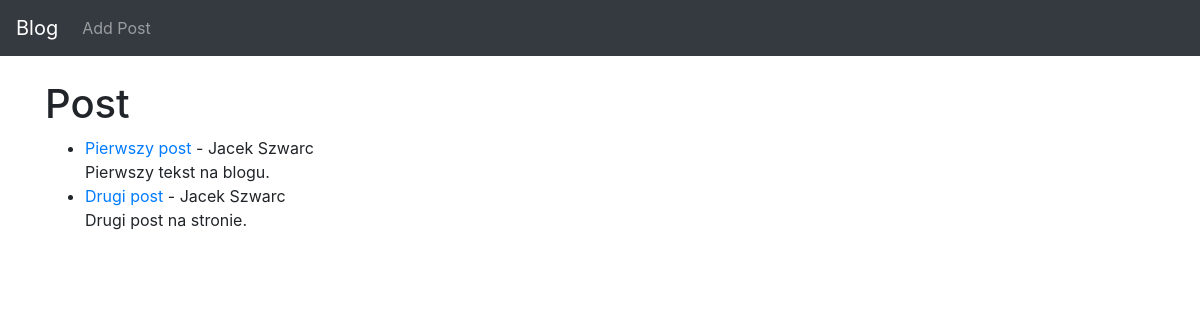
Before: / with the older database file.
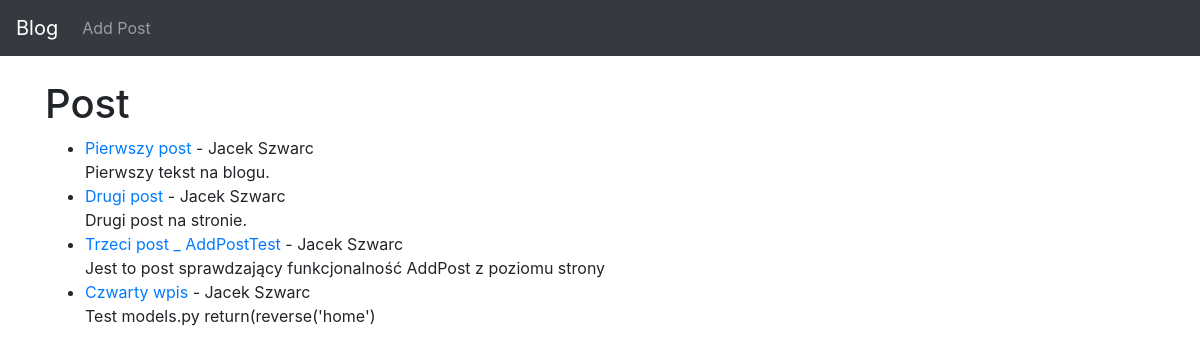
After: the same page with the newer database file.
### subblog/models.py (models this page shows, shortened)
class Post(models.Model):
	title = models.CharField(max_length=255)
	title_tag = models.CharField(max_length=255)
	author = models.ForeignKey(User, on_delete=models.CASCADE)
	body = models.TextField()

### subblog/views.py (the view)
# urls.py: path('', HomeView.as_view(), name="home"),
class HomeView(ListView):
	model = Post
	template_name = 'home.html'

### subblog/templates/home.html
{% extends 'base.html' %}
{% block content %}
<h1>Post</h1>
<ul>
{% for post in object_list %}
	<li><a href="{% url 'article-detail' post.pk %}">{{ post.title }}</a> - {{ post.author.first_name }}
	{{ post.author.last_name }}<br/>
	{{ post.body }}</li>
{% endfor %}
</ul>
{% endblock %}

### subblog/templates/base.html (shortened to what this page needs)
<!doctype html>
<html lang="en">
  <head>
    <link rel="stylesheet" href="https://stackpath.bootstrapcdn.com/bootstrap/4.5.0/css/bootstrap.min.css">
  </head>
  <body>
  <nav class="navbar navbar-expand-lg navbar-dark bg-dark">
  <a class="navbar-brand" href="{% url 'home' %}">Blog</a>
  <div class="collapse navbar-collapse" id="navbarSupportedContent">
    <ul class="navbar-nav mr-auto">
      <li class="nav-item">
        <a class="nav-link" href="{% url 'add_post' %}">Add Post</a>
      </li>
    </ul>
  </div>
</nav>
  <br/>
  <div class="container">
    {% block content %}
    {% endblock %}
  </div>
  </body>
</html>

Changed rows visible on the page:
added Post: title "Trzeci post _ AddPostTest", author.first_name "Jacek", author.last_name "Szwarc", body "Jest to post sprawdzający funkcjonalność AddPost z poziomu strony"
added Post: title "Czwarty wpis", author.first_name "Jacek", author.last_name "Szwarc", body "Test models.py return(reverse('home')"
